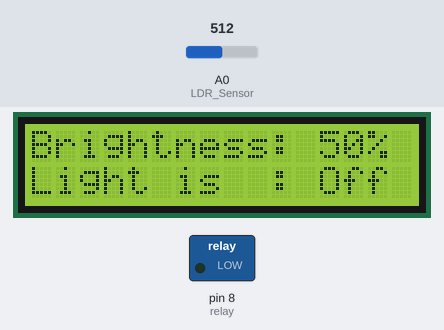
Bench run of a sketch on a simulated Arduino Uno, built with avr-gcc and run on an emulated ATmega328P. On the bench: 16×2 character LCD, switched loads named in the sketch (green lamp = pin HIGH). The test bench sets the inputs (shaded band); at power-on: A0 (LDR_Sensor) = 512. What the sketch prints to the serial monitor is not drawn.

Above: at 6.2 s.
6.3 s: A0 (LDR_Sensor) set to 271
At 7.0 s:
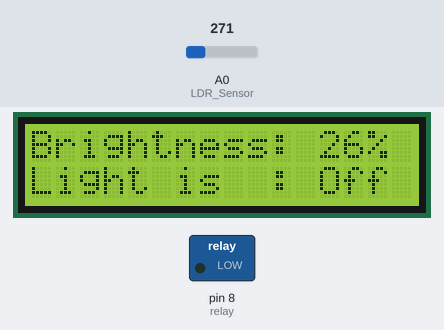
7.8 s: A0 (LDR_Sensor) set to 248
At 8.3 s:
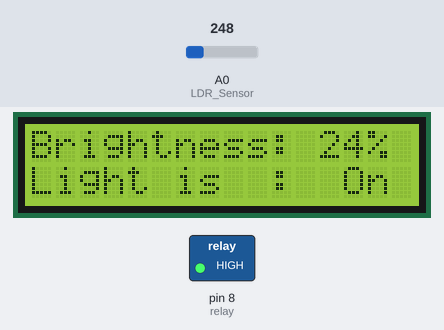
9.3 s: A0 (LDR_Sensor) set to 110
At 10.5 s:
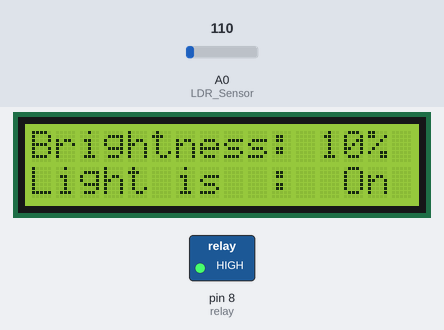
10.8 s: A0 (LDR_Sensor) set to 93
At 11.6 s:
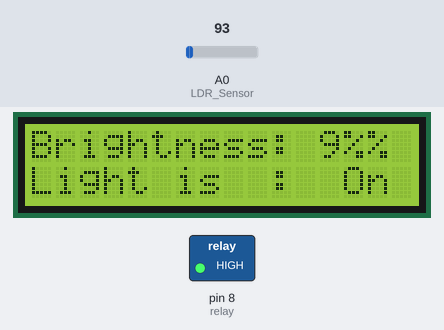
Timing chart, 0 to 13.3 s (numbered marks = the images above; inputs shaded):
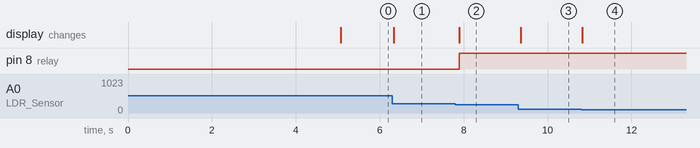

The sketch:

REVISI_BAYU_PRIONO_SAPUTRA_PI.ino
```cpp
#include <LiquidCrystal.h>//
LiquidCrystal lcd(2, 3, 4, 5, 6, 7);

const int LDR_Sensor = A0;  //LDR Sensor Pin
const int relay = 8; // Out for light

int read_ADC =0;
int Brightness;

void setup(){

pinMode(LDR_Sensor, INPUT);
pinMode(relay, OUTPUT);

lcd.begin(16,2);
lcd.setCursor(0,0);
lcd.print("Nama:Bayu Priono.S");
lcd.setCursor(0,1);
lcd.print("NPM :11418379");
Serial.begin(9600);
delay(5000); // Waiting for a while
lcd.clear();
}

void loop(){
unsigned int read_ADC;
read_ADC = analogRead(LDR_Sensor); // read analogue to digital value 0 to 1023
Brightness = read_ADC /10.23; // Maximum value analogue to digital 1023 / 10.23

lcd.setCursor(0, 0);
lcd.print("Brightness: ");
lcd.print(Brightness);
lcd.print("%");
lcd.setCursor(0,1);
lcd.print("Light is  : ");
Serial.println(read_ADC);

if(Brightness<25){digitalWrite(relay,HIGH); lcd.print(" On");}
if(Brightness>25){digitalWrite(relay,LOW);  lcd.print("Off");}

delay(100);
}
```

Measured:
- the behaviour switches between 256 and 255 on A0 (LDR_Sensor) (found by bisection; images 1 and 2)
- the behaviour switches between 103 and 102 on A0 (LDR_Sensor) (found by bisection; images 3 and 4)
- after the input at 6.3 s, the display: changes at once (image 1)
- after the input at 7.8 s, pin 8 (relay): LOW → HIGH after 0.10 s; the display: changes after 0.10 s (image 2)
- after the input at 9.3 s, the display: changes after 0.06 s (image 3)
- after the input at 10.8 s, the display: changes at once (image 4)
